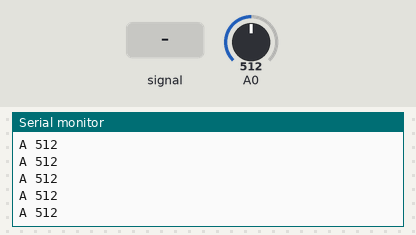
This sketch was run on a simulated Arduino Uno, built with avr-gcc and run on an emulated ATmega328P. Shown: the last lines printed to the serial monitor. Inputs (shaded band) come from the test bench; at power-on: A0 = 512.

Above: at 1.2 s.
1.3 s: A0 fed a 200 Hz sine of ±81 counts around its level
At 1.8 s:
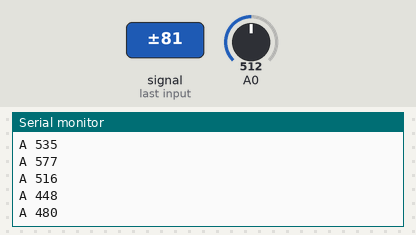
2.8 s: A0 set to 716
At 3.7 s:
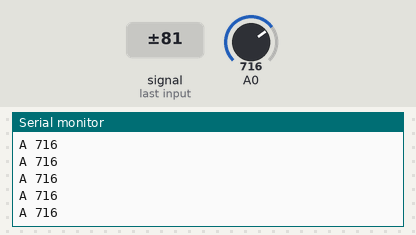
4.3 s: A0 set to 900
At 5.2 s:
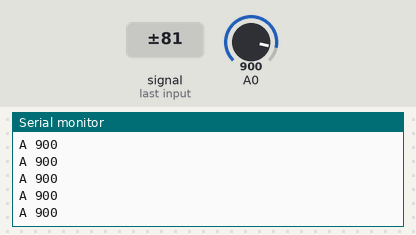
5.8 s: A0 fed a 200 Hz sine of ±81 counts around its level
At 6.3 s:
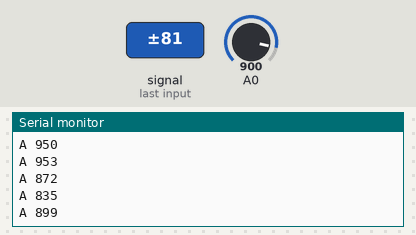
7.3 s: A0 set to 6
At 8.2 s:
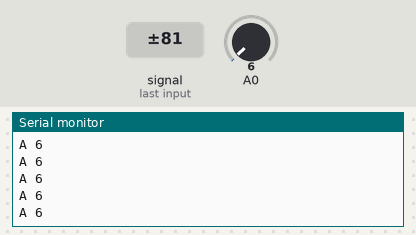
Timing chart, 0 to 9.7 s (numbered marks = the images above; inputs shaded):
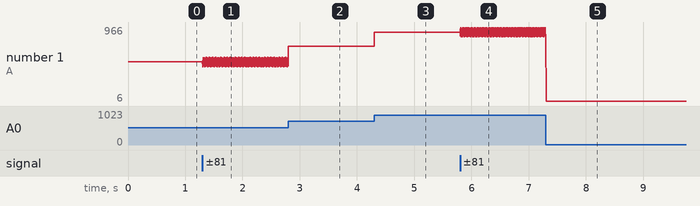

The sketch:

hall_test.ino
```cpp
int sensorValue = 0;
void setup() {
  Serial.begin(115200);
}

void loop() {
  sensorValue = 0;
  for(byte i =0;i<16;i++){
    sensorValue += analogRead(A0);
  }
  sensorValue = sensorValue>>4;

  Serial.print("A ");
  Serial.println(sensorValue);
  delay(2);
}
```

Measured:
- after the input at 1.3 s, the serial monitor: prints a new line at once (image 1)
- after the input at 5.8 s, the serial monitor: prints a new line at once (image 4)
- plotted number 1: 512 → 458 after the input at 1.3 s, 900 → 871 after the input at 5.8 s
